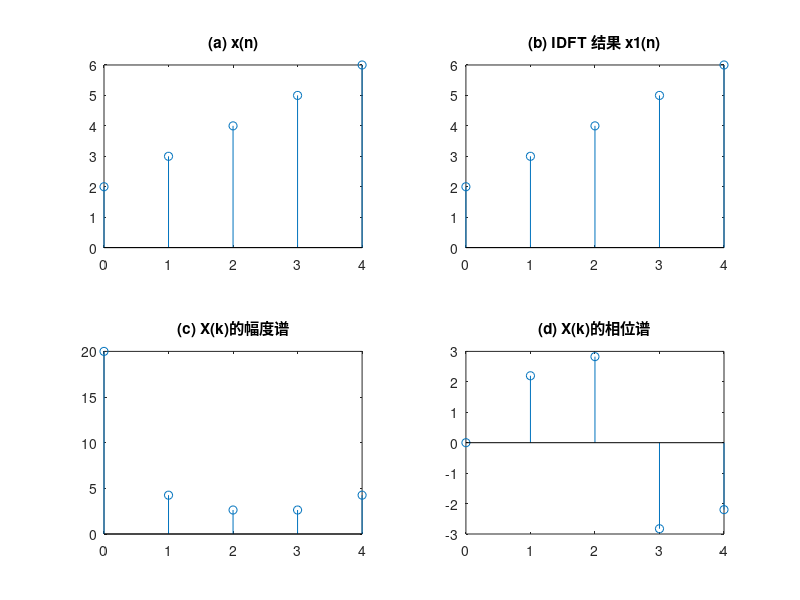

Write MATLAB code to recreate this figure.
clc; % 清除命令窗口
clear; % 清除工作区变量

% 定义输入信号 x
% x = [0, 1, 2, 3, 4, 5, 6, 7];
x = [2, 3, 4, 5, 6];
N = length(x); % 获取输入信号的长度

p = 0:N-1; % 定义时间索引
m = 0:N-1; % 定义频率索引

% 预分配频域信号 X 的大小
X = zeros(1, N);
% 计算离散傅里叶变换 (DFT)
for k = 1:N
    for n = 1:N
        % 计算 X(k) 的值
        X(k) = X(k) + x(n) * exp(-1i * 2 * pi / N) .^ ((n-1) * (k-1));
    end
end

% 预分配逆变换信号 x1 的大小
x1 = zeros(1, N);
% 计算逆离散傅里叶变换 (IDFT)
for n = 1:N
    for k = 1:N
        % 计算 x1(n) 的值
        x1(n) = x1(n) + X(k) * exp(1i * 2 * pi / N) .^ ((n-1) * (k-1)) / N;
    end
end

% 绘制原始信号 x(n)
subplot(2,2,1);
stem(p, x);
title('(a) x(n)');

% 绘制逆变换结果 x1(n) 的幅度
subplot(2,2,2);
stem(p, abs(x1));
title('(b) IDFT 结果 x1(n)');

% 绘制频域信号 X(k) 的幅度谱
subplot(2,2,3);
stem(m, abs(X));
title('(c) X(k)的幅度谱');

% 绘制频域信号 X(k) 的相位谱
subplot(2,2,4);
stem(m, angle(X));
title('(d) X(k)的相位谱');
